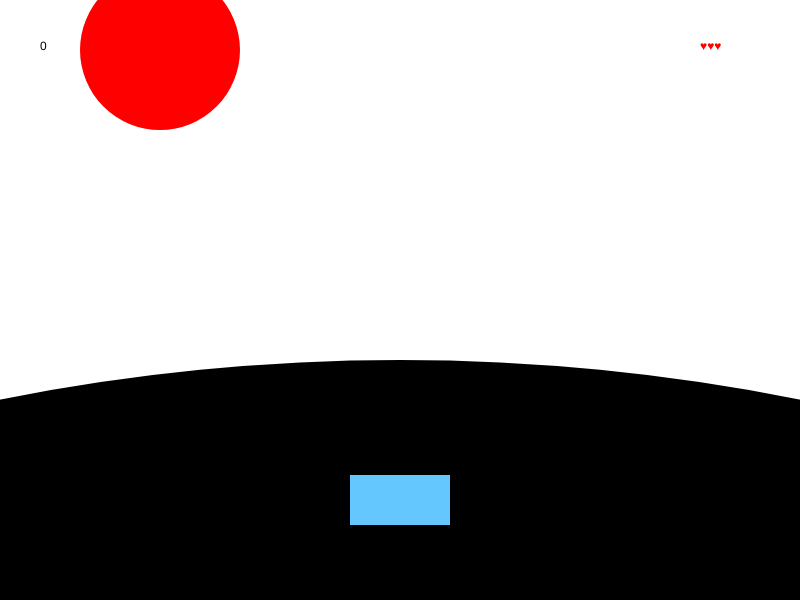
Frame 1 (no input)
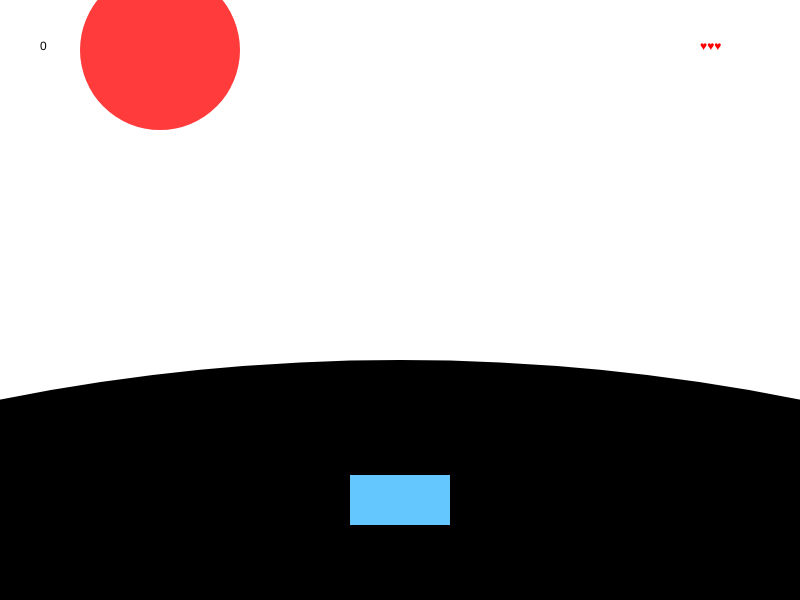
Frame 60 (no input)
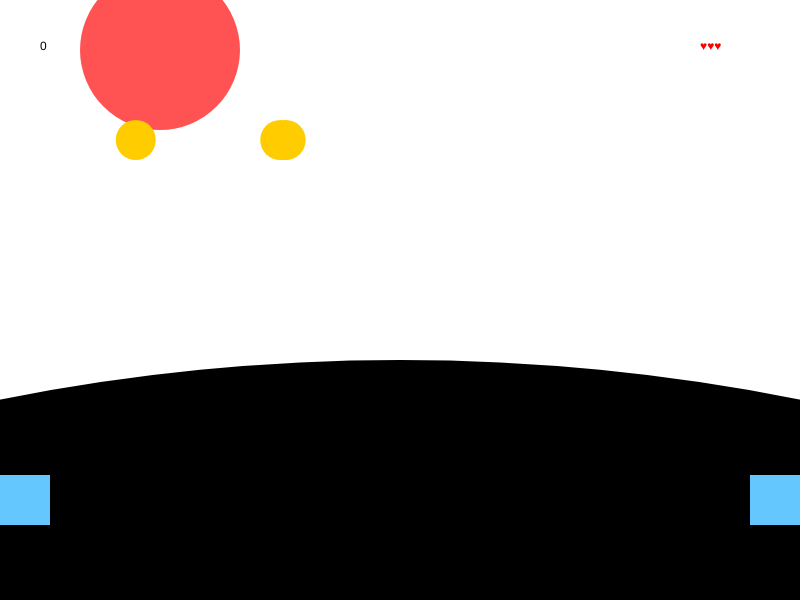
Frame 120 (the mouse pressed at the canvas centre since frame 60)

The p5.js sketch that drew these frames (run headless with seeded random() and noise() and a simulated clock; from frame 60 on, the mouse is pressed at the canvas centre):

// p5.js sketch
// ── sketch.js
var current_wave = 1;
var score = 0;
var lives = 3;
var ball;
var max_balls_in_wave = 20;
var balls_in_this_wave = 0;
var last_spawn = 0;
var spawn_period = 1000;
var txoropito1;
var txoropito2;
var r = 255,
  g = 0,
  b = 0,
  colorsign = +1;

function setup() {
  createCanvas(displayWidth, displayHeight);
  ball = [];
  txoropito1 = new txoropito(+1);
  txoropito2 = new txoropito(-1);
  noStroke();
}

function draw() {
  // console.log("balls:" + ball.length + " max_balls_in_wave:" + max_balls_in_wave + ' since last_spawn:' + (millis() - last_spawn));
  if (ball.length < max_balls_in_wave && millis() - last_spawn > spawn_period) {
    var span = Math.random();
    ball.push(new yellowBall(+1, span));
    ball.push(new yellowBall(-1, span));
    var span = Math.random();
    if (span >= 0.5) {
      ball.push(new yellowBall(+1, span));
    } else {
      ball.push(new yellowBall(-1, span));
    }
    balls_in_this_wave = balls_in_this_wave + 3;
    last_spawn = millis();
  }
  if (ball.length >= max_balls_in_wave && millis() - last_spawn > 5000) {
    current_wave = current_wave + 1;
    max_balls_in_wave = max_balls_in_wave + 10;
    spawn_period = spawn_period - 50;
  }
  background(255);
  fill(r, g, b);
  ellipse(
    displayWidth / 5,
    displayHeight / 12,
    displayWidth / 5,
    displayWidth / 5
  );
  if (g > 100 || g < 0) {
    colorsign = -colorsign;
  }
  g = g + colorsign;
  b = b + colorsign;
  fill(0);
  ellipse(
    displayWidth / 2,
    displayHeight * 4,
    displayHeight * 6.8,
    displayHeight * 6.8
  );
  if (lives > 0) {
    txoropito1.move();
    txoropito2.move();
  }
  txoropito1.display();
  txoropito2.display();
  ball.forEach(function (b) {
    if (lives > 0) {
      b.move();
    }
    b.display();
  });
  for (var i = ball.length - 1; i >= 0; i--) {
    if (
      ball[i].y > txoropito1.y + ball[i].diameter &&
      ball[i].was_hit !== true
    ) {
      ball[i].color = color(200, 150, 50);
      if (ball[i].was_scored !== true && lives > 0) {
        score = score + 1;
        ball[i].was_scored = true;
      }
    }
  }
  for (var i = ball.length - 1; i >= 0; i--) {
    if (ball[i].y > displayHeight) {
      ball.splice(i, 1);
    }
  }
  fill(0);
  text(score, displayWidth / 20, displayHeight / 12);
  var lives_cache = lives;
  var lives_str = "";
  while (lives_cache > 0) {
    lives_str += "♥";
    lives_cache = lives_cache - 1;
  }
  fill(255, 0, 0);
  text(lives_str, displayWidth - displayWidth / 8, displayHeight / 12);
  if (lives < 1) {
    text("UR REKT", displayWidth - displayWidth / 6, displayHeight / 12);
  }
}

function txoropito(sign) {
  this.x = displayWidth / 2;
  this.y = displayHeight - displayHeight / 6;
  this.color = color(100, 200, 255);
  this.diameter = displayWidth / 16;
  this.speed = (sign * displayWidth) / 128;

  this.move = function () {
    if (mouseIsPressed || keyIsPressed) {
      this.x = this.x + this.speed;
    } else {
      this.x = this.x - this.speed;
    }
    if (this.speed > 0 && this.x < displayWidth / 2 + this.diameter / 2) {
      this.x = displayWidth / 2 + this.diameter / 2;
    } else if (
      this.speed < 0 &&
      this.x > displayWidth / 2 - this.diameter / 2
    ) {
      this.x = displayWidth / 2 - this.diameter / 2;
    }
    if (this.x > displayWidth - this.diameter / 2) {
      this.x = displayWidth - this.diameter / 2;
    } else if (this.x < this.diameter / 2) {
      this.x = this.diameter / 2;
    }
  };

  this.display = function () {
    fill(this.color);
    rect(
      this.x - this.diameter / 2,
      this.y - this.diameter / 2,
      this.diameter,
      this.diameter
    );
  };
}

function yellowBall(sign, span) {
  this.was_hit = false;
  this.was_scored = false;
  this.diameter = displayWidth / 20;
  this.color = color(255, 204, 0);
  this.x = displayWidth / 5;
  this.y = displayHeight / 12;
  var framestofall = 300;
  this.yspeed =
    (displayHeight * (1 - this.y / displayHeight - 1 / 6)) / framestofall;
  var destination = (displayWidth * (1 + sign * span)) / 2;
  this.xspeed = (destination - this.x) / framestofall;
  // console.log('span:' + sign * span + ' destination:' + destination + ' xspeed:' + this.xspeed);

  this.move = function () {
    this.x = this.x + this.xspeed;
    this.y = this.y + this.yspeed;
    if (
      dist(this.x, this.y, txoropito1.x, txoropito1.y) <
        this.diameter / 2 + txoropito1.diameter / 2 ||
      dist(this.x, this.y, txoropito2.x, txoropito2.y) <
        this.diameter / 2 + txoropito2.diameter / 2
    ) {
      this.color = color(255, 0, 0);
      if (this.was_hit !== true) {
        lives = lives - 1;
      }
      this.was_hit = true;
    }
  };

  this.display = function () {
    fill(this.color);
    ellipse(this.x, this.y, this.diameter, this.diameter);
  };
}
